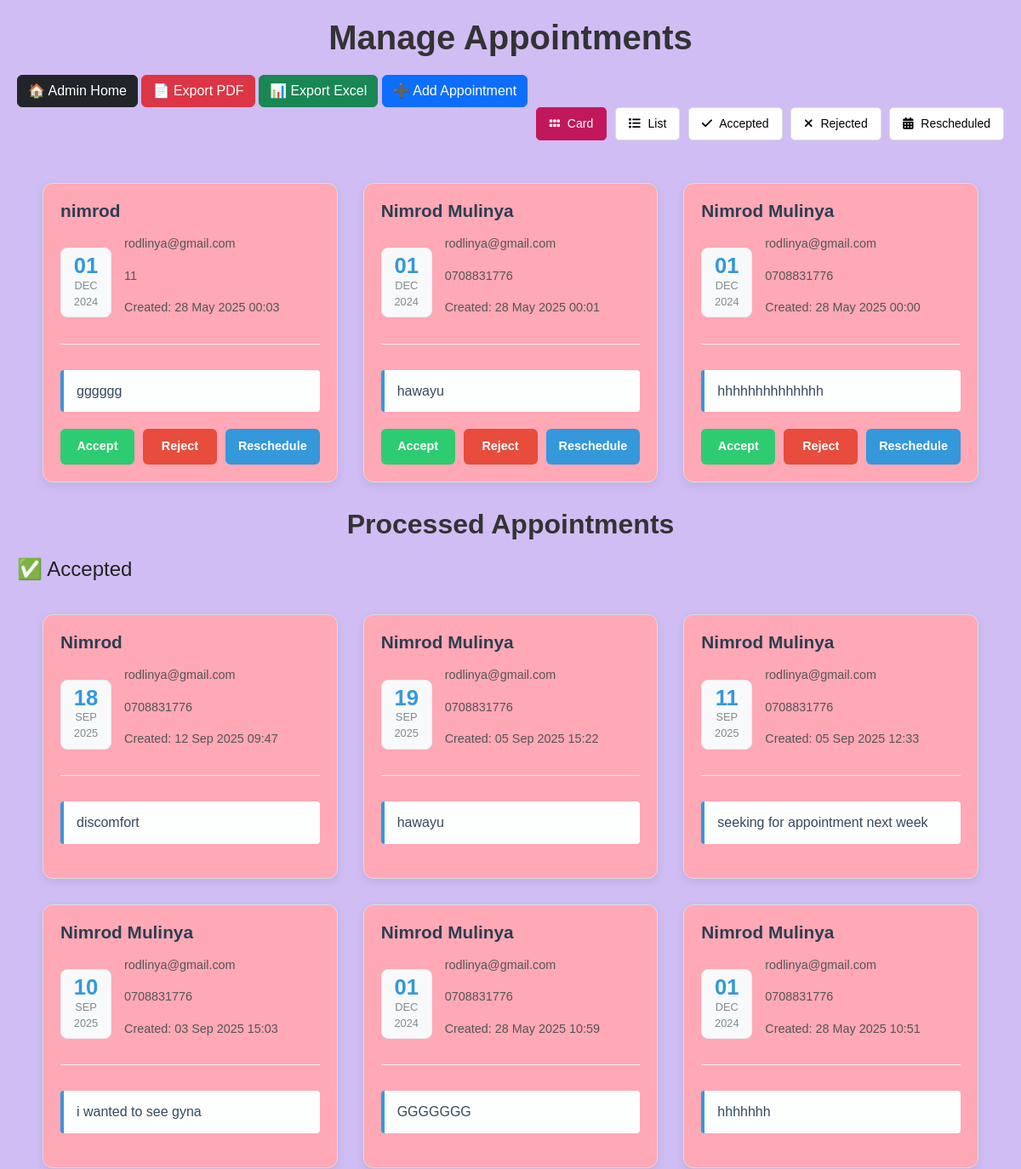
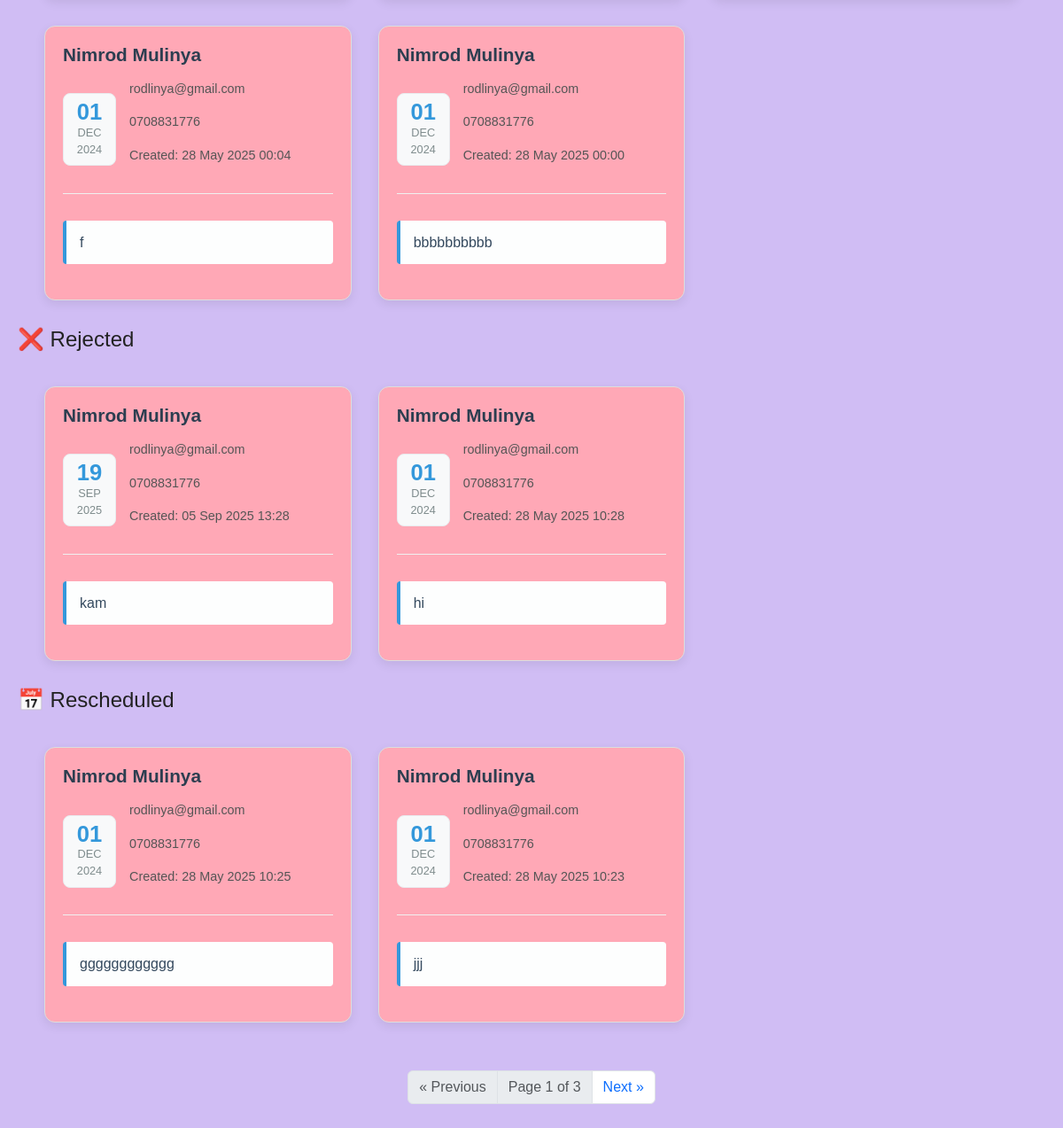
Before: /manage-appointment/ (signed in) with the older database file (2 pictures, top to bottom).
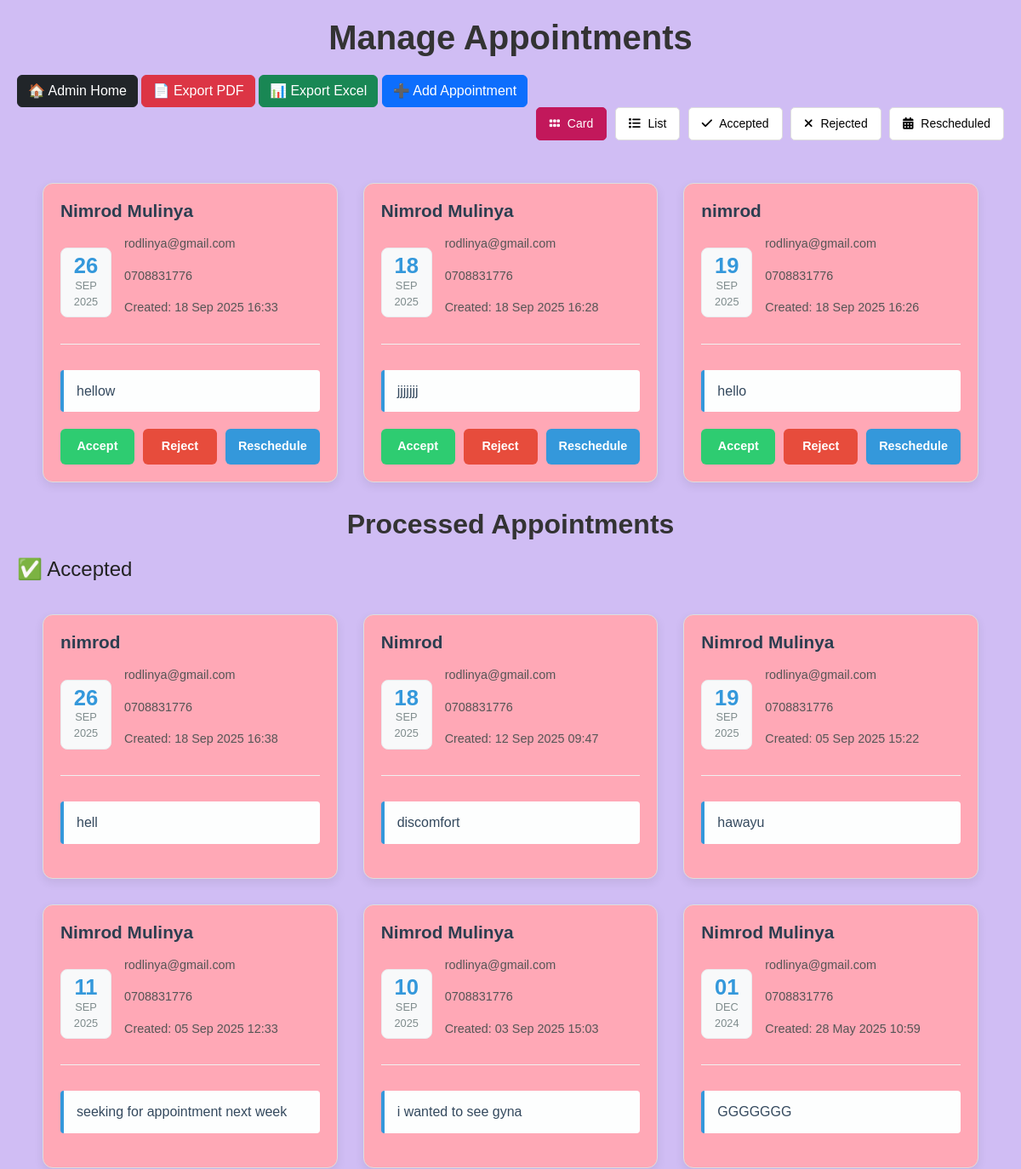
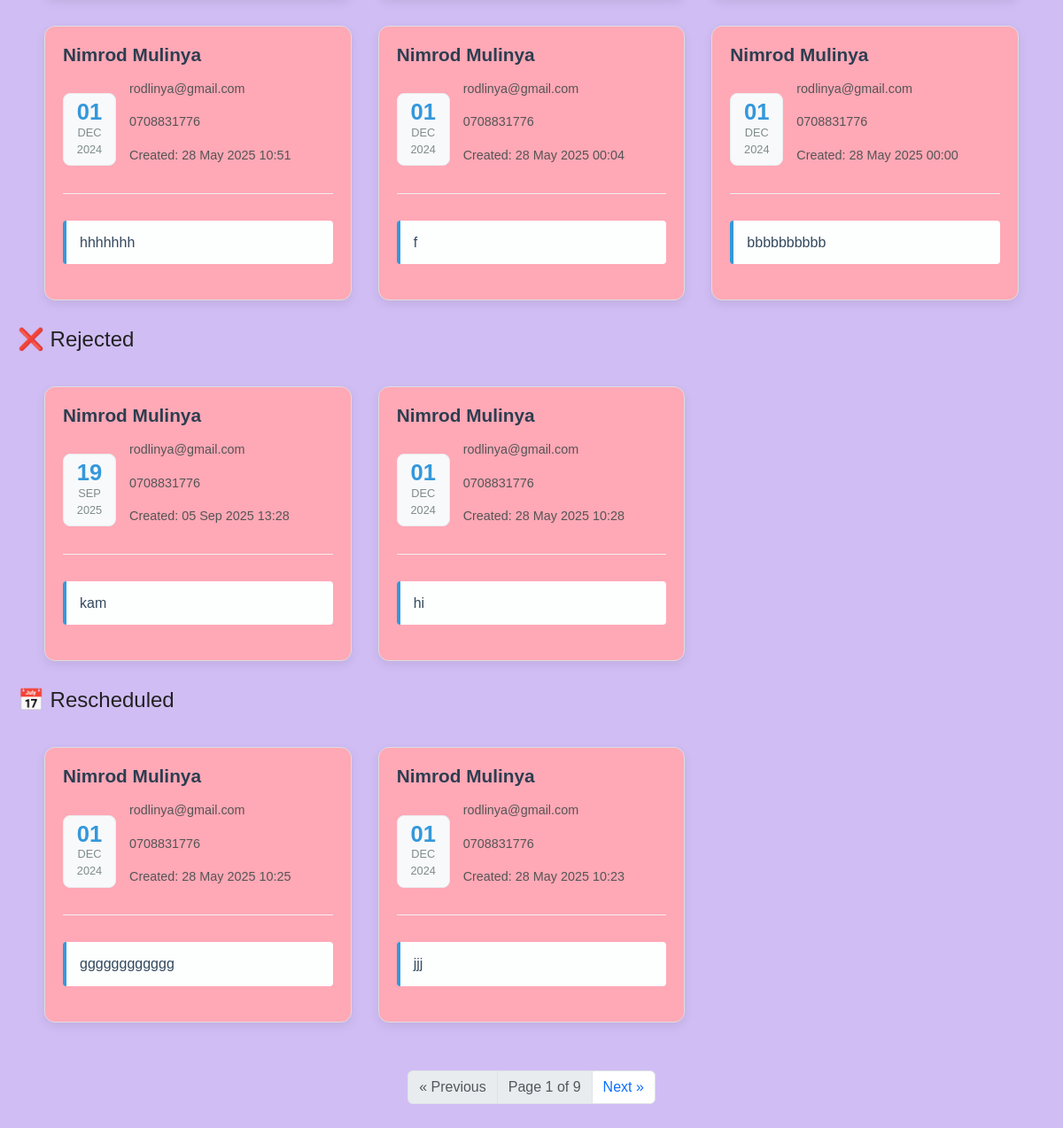
After: the same page with the newer database file (2 pictures, top to bottom).
### doctor/models.py (models this page shows, shortened)
class Appointment(models.Model):
    STATUS_CHOICES = [
        ('Pending', 'Pending'),
        ('Accepted', 'Accepted'),
        ('Rejected', 'Rejected'),
        ('Rescheduled', 'Rescheduled'),
    ]
    name = models.CharField(max_length=100)
    phone = models.CharField(max_length=15)
    email = models.EmailField(max_length=50)
    date = models.DateField()
    message = models.TextField(blank=True, null=True)
    created_at = models.DateTimeField(auto_now_add=True)
    accepted = models.BooleanField(default=False)
    cancelled = models.BooleanField(default=False)
    rescheduled = models.BooleanField(default=False)
    rescheduled_date = models.DateField(blank=True, null=True)
    rescheduled_time = models.TimeField(blank=True, null=True)
    rescheduled_reason = models.TextField(blank=True, null=True)
    appointment_time = models.TimeField(blank=True, null=True)
    status = models.CharField(max_length=20, choices=STATUS_CHOICES, default='Pending')
    class Meta:
        verbose_name = 'Appointment'
        verbose_name_plural = 'Appointments'
        ordering = ['-created_at']
        indexes = [
            models.Index(fields=['date', 'appointment_time']),
        ]

### doctor/views.py (the view, shortened to what this page needs)
# urls.py: path("manage-appointment/", ManageAppointmentView.as_view(), name="manage_appointment"),
@method_decorator(staff_member_required, name='dispatch')
class ManageAppointmentView(View):
    template_name = 'manage_appointment.html'
    def get(self, request):
        pending_appointments = Appointment.objects.filter(status="Pending").order_by('-created_at')
        accepted_appointments = Appointment.objects.filter(status="Accepted").order_by('-created_at')
        rejected_appointments = Appointment.objects.filter(status="Rejected").order_by('-created_at')
        rescheduled_appointments = Appointment.objects.filter(status="Rescheduled").order_by('-created_at')
        paginator = Paginator(pending_appointments, 3)
        page_number = request.GET.get('page')
        page_obj = paginator.get_page(page_number)
        return render(request, self.template_name, {
            "pending_appointments": page_obj,   # only pending paginated
            "accepted_appointments": accepted_appointments,
            "rejected_appointments": rejected_appointments,
            "rescheduled_appointments": rescheduled_appointments,
            "is_paginated": page_obj.has_other_pages(),
            "page_obj": page_obj,
            "title": "Manage Appointments",
        })

### templates/manage_appointment.html (shortened to what the changed rows need)
{% load static %}
{% block content %}
<link href="https://cdnjs.cloudflare.com/ajax/libs/font-awesome/6.1.1/css/all.min.css" rel="stylesheet" />
<link href="https://cdn.jsdelivr.net/npm/bootstrap@5.3.3/dist/css/bootstrap.min.css" rel="stylesheet" />
<link href="{% static 'assets/vendor/aos/aos.css' %}" rel="stylesheet" />
<link href="{% static 'assets/vendor/glightbox/css/glightbox.min.css' %}" rel="stylesheet" />
<link href="{% static 'assets/vendor/swiper/swiper-bundle.min.css' %}" rel="stylesheet" />
<link href="{% static 'assets/css/main.css' %}" rel="stylesheet" />
<main>
  <h1 class="appointments-title">Manage Appointments</h1>
  <div id="appointmentsContainer" class="view-cards">
    <div class="appointments-container"  id="pending-container">
      {% for appointment in pending_appointments %}
      <div class="appointment-item">
        <h3 class="card-name">{{ appointment.name }}</h3>
        <div class="contact-info-flex">
          <div class="date-display">
            <span class="date-day">{{ appointment.date|date:"d" }}</span>
            <span class="date-month">{{ appointment.date|date:"M"|upper }}</span>
            <span class="date-year">{{ appointment.date|date:"Y"|upper }}</span>
          </div>
          <div class="details">
            <p>{{ appointment.email }}</p>
            <p>{{ appointment.phone }}</p>
            <p>Created: {{ appointment.created_at|date:"d M Y H:i" }}</p>
          </div>
        </div>
        <p class="description-text">{{ appointment.message }}</p>
        <div class="action-buttons-container">
          <button type="button" class="btn-action btn-accept" data-bs-toggle="modal" data-bs-target="#actionModal"
            data-name="{{ appointment.name }}" data-date="{{ appointment.date }}" data-action="Accepted"
            data-id="{{ appointment.id }}">Accept</button>
          <button type="button" class="btn-action btn-reject" data-bs-toggle="modal" data-bs-target="#actionModal"
            data-name="{{ appointment.name }}" data-date="{{ appointment.date }}" data-action="Rejected"
            data-id="{{ appointment.id }}">Reject</button>
          <button type="button" class="btn-action btn-reschedule" data-bs-toggle="modal" data-bs-target="#actionModal"
            data-name="{{ appointment.name }}" data-date="{{ appointment.date }}" data-action="Rescheduled"
            data-id="{{ appointment.id }}">Reschedule</button>
        </div>
      </div>
      {% empty %}
      <div style="text-align:center; grid-column:1/-1">
        <p>No appointments found.</p>
      </div>
      {% endfor %}
    </div>
    <h2 class="appointments-title">Processed Appointments</h2>
    <div class="appointments-container" id="accepted-container">
      {% for appointment in accepted_appointments %}
      <div class="appointment-item">
        <h3 class="card-name">{{ appointment.name }}</h3>
        <div class="contact-info-flex">
          <div class="date-display">
            <span class="date-day">{{ appointment.date|date:"d" }}</span>
            <span class="date-month">{{ appointment.date|date:"M"|upper }}</span>
            <span class="date-year">{{ appointment.date|date:"Y"|upper }}</span>
          </div>
          <div class="details">
            <p>{{ appointment.email }}</p>
            <p>{{ appointment.phone }}</p>
            <p>Created: {{ appointment.created_at|date:"d M Y H:i" }}</p>
          </div>
        </div>
        <p class="description-text">{{ appointment.message }}</p>
      </div>
      {% empty %}
      <p>No accepted appointments yet.</p>
      {% endfor %}
    </div>
    <div class="appointments-container" id="rejected-container">
      {% for appointment in rejected_appointments %}
      <div class="appointment-item">
        <h3 class="card-name">{{ appointment.name }}</h3>
        <div class="contact-info-flex">
          <div class="date-display">
            <span class="date-day">{{ appointment.date|date:"d" }}</span>
            <span class="date-month">{{ appointment.date|date:"M"|upper }}</span>
            <span class="date-year">{{ appointment.date|date:"Y"|upper }}</span>
          </div>
          <div class="details">
            <p>{{ appointment.email }}</p>
            <p>{{ appointment.phone }}</p>
            <p>Created: {{ appointment.created_at|date:"d M Y H:i" }}</p>
          </div>
        </div>
        <p class="description-text">{{ appointment.message }}</p>
      </div>
      {% empty %}
      <p>No rejected appointments yet.</p>
      {% endfor %}
    </div>
    <div class="appointments-container" id="rescheduled-container">
      {% for appointment in rescheduled_appointments %}
      <div class="appointment-item">
        <h3 class="card-name">{{ appointment.name }}</h3>
        <div class="contact-info-flex">
          <div class="date-display">
            <span class="date-day">{{ appointment.date|date:"d" }}</span>
            <span class="date-month">{{ appointment.date|date:"M"|upper }}</span>
            <span class="date-year">{{ appointment.date|date:"Y"|upper }}</span>
          </div>
          <div class="details">
            <p>{{ appointment.email }}</p>
            <p>{{ appointment.phone }}</p>
            <p>Created: {{ appointment.created_at|date:"d M Y H:i" }}</p>
          </div>
        </div>
        <p class="description-text">{{ appointment.message }}</p>
      </div>
      {% empty %}
      <p>No rescheduled appointments yet.</p>
      {% endfor %}
    </div>
    {% if is_paginated %}
    <nav aria-label="Page navigation" class="d-flex justify-content-center mt-4">
      <ul class="pagination">
        {% if page_obj.has_previous %}
        <li class="page-item"><a class="page-link" href="?page={{ page_obj.previous_page_number }}">« Previous</a></li>
        {% else %}
        <li class="page-item disabled"><span class="page-link">« Previous</span></li>
        {% endif %}
        <li class="page-item disabled">
          <span class="page-link">Page {{ page_obj.number }} of {{ page_obj.paginator.num_pages }}</span>
        </li>
        {% if page_obj.has_next %}
        <li class="page-item"><a class="page-link" href="?page={{ page_obj.next_page_number }}">Next »</a></li>
        {% else %}
        <li class="page-item disabled"><span class="page-link">Next »</span></li>
        {% endif %}
      </ul>
    </nav>
    {% endif %}
  </div>
</main>
{% endblock content %}

Changed rows visible on the page:
no longer on this page (row unchanged): Appointment: name "nimrod", date "01", date "DEC", date "2024", email "rodlinya@gmail.com", phone "11", created_at "28 May 2025 00:03", message "gggggg", shown under "Manage Appointments"
no longer on this page (row unchanged): Appointment: name "Nimrod Mulinya", date "01", date "DEC", date "2024", email "rodlinya@gmail.com", phone "0708831776", created_at "28 May 2025 00:01", message "hawayu", shown under "Manage Appointments"
no longer on this page (row unchanged): Appointment: name "Nimrod Mulinya", date "01", date "DEC", date "2024", email "rodlinya@gmail.com", phone "0708831776", created_at "28 May 2025 00:00", message "hhhhhhhhhhhhhh", shown under "Manage Appointments"
added Appointment: name "Nimrod Mulinya", date "26", date "SEP", date "2025", email "rodlinya@gmail.com", phone "0708831776", created_at "18 Sep 2025 16:33", message "hellow", shown under "Manage Appointments"
added Appointment: name "Nimrod Mulinya", date "18", date "SEP", date "2025", email "rodlinya@gmail.com", phone "0708831776", created_at "18 Sep 2025 16:28", message "jjjjjjj", shown under "Manage Appointments"
added Appointment: name "nimrod", date "19", date "SEP", date "2025", email "rodlinya@gmail.com", phone "0708831776", created_at "18 Sep 2025 16:26", message "hello", shown under "Manage Appointments"
added Appointment: name "nimrod", date "26", date "SEP", date "2025", email "rodlinya@gmail.com", phone "0708831776", created_at "18 Sep 2025 16:38", message "hell", shown under "✅ Accepted"
Other visible differences:
{{ page_obj.paginator.num_pages }}: "3" → "9"
